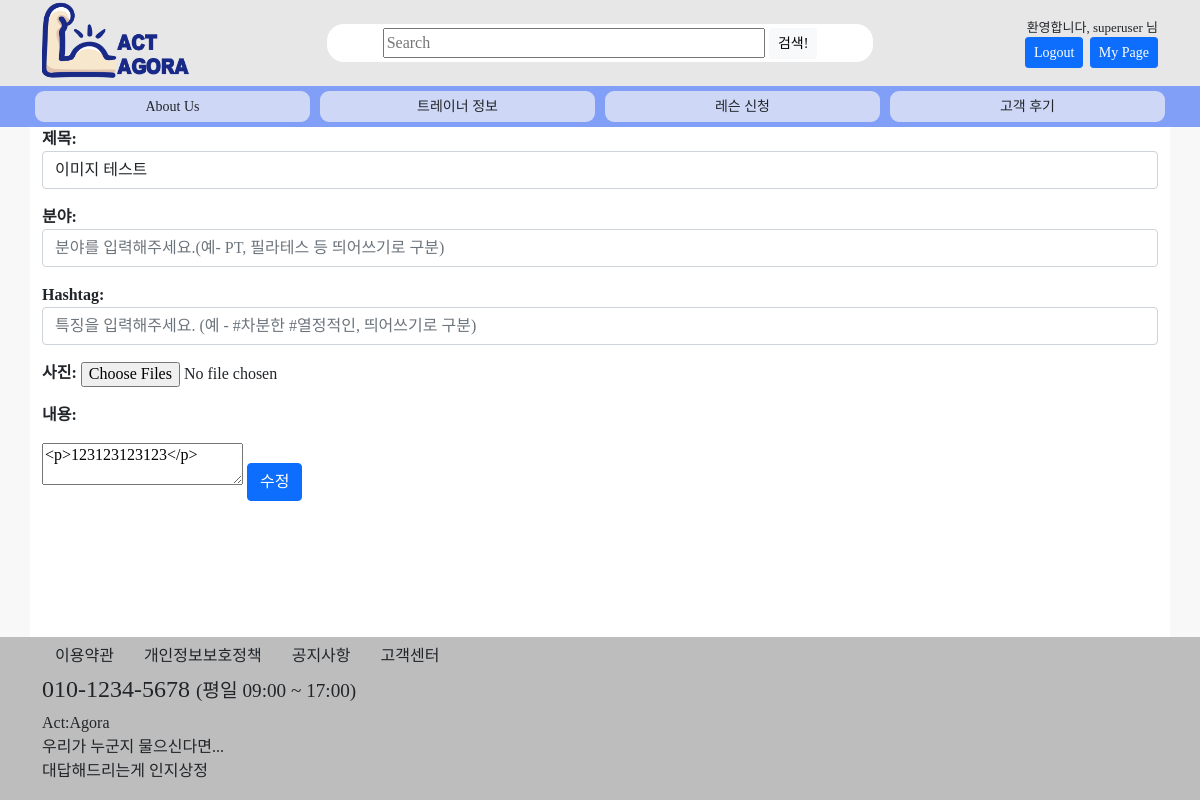
Page /review/33/update (signed in) on the committed database.
### accounts/models.py (models this page shows, shortened)
class User(AbstractBaseUser, PermissionsMixin):
    objects = UserManager()
    user_id = models.CharField(max_length=17, verbose_name="아이디", unique=True)
    password = models.CharField(max_length=256, verbose_name="비밀번호")
    email = models.EmailField(max_length=128, verbose_name="이메일", null=True, unique=True)
    hp = models.IntegerField(verbose_name="핸드폰번호", null=True, unique=True)
    name = models.CharField(max_length=8, verbose_name="이름", null=True)
    level = models.CharField(choices=LEVEL_CHOICES, max_length=18, verbose_name="등급", default=3)
    auth = models.CharField(max_length=10, verbose_name="인증번호", null=True)
    date_joined = models.DateTimeField(auto_now_add=True, verbose_name='가입일', null=True, blank=True)
    is_active = models.BooleanField(default=True)
    is_admin = models.BooleanField(default=False)
    is_staff = models.BooleanField(default=False)
    is_superuser = models.BooleanField(default=False)
    USERNAME_FIELD = 'user_id'
    REQUIRED_FIELDS = ['email']
    class Meta:
        db_table = "회원목록"
        verbose_name = "사용자"
        verbose_name_plural = "사용자"

### review/models.py (models this page shows, shortened)
class Review(models.Model):
    writer = models.ForeignKey(settings.AUTH_USER_MODEL, null=True, blank=True, on_delete=models.SET_NULL, verbose_name='작성자')
    trainer = models.ForeignKey(Trainer, null=True, blank=True, on_delete=models.SET_NULL, verbose_name='트레이너')
    date = models.DateTimeField(auto_now_add=True, blank=False, verbose_name='작성일')
    genretext = models.CharField(max_length=200, null=True, blank=True)
    genre = models.ManyToManyField(Genre, blank=True, verbose_name='장르')
    tagtext = models.CharField(max_length=200, null=True, blank=True)
    hashtag = models.ManyToManyField(Hashtag, blank=True)
    title = models.CharField(max_length=100, null=True)
    content = models.TextField(null=True, blank=True)
    class Meta:
        db_table = '리뷰'
        verbose_name = '리뷰'
        verbose_name_plural = '리뷰'

### accounts/decorators.py (the view)
    def wrap(request, *args, **kwargs):
        if not request.user.is_authenticated:
            messages.info(request, "로그인한 사용자만 이용할 수 있습니다.")
            return redirect(settings.LOGIN_URL)
        return function(request, *args, **kwargs)

### review/forms.py
class ReviewNewForm(forms.ModelForm):
    def __init__(self, *args, **kwargs):
        super(ReviewNewForm, self).__init__(*args, **kwargs)
        self.fields['title'].label = '제목'
        self.fields['title'].widget.attrs.update({
            'placeholder': '제목을 입력해주세요.',
            'class': 'form-control',
            'autofocus': True,
        })
        self.fields['genretext'].label = '분야'
        self.fields['genretext'].widget.attrs.update({
            'placeholder': '분야를 입력해주세요.(예- PT, 필라테스 등 띄어쓰기로 구분)',
            'class': 'form-control',
        })
        self.fields['tagtext'].label = 'Hashtag'
        self.fields['tagtext'].widget.attrs.update({
            'placeholder': '특징을 입력해주세요. (예 - #차분한 #열정적인, 띄어쓰기로 구분)',
            'class': 'form-control',
        })
    class Meta:
        model = Review
        fields = ['writer', 'trainer', 'title', 'genretext', 'tagtext', 'content']

class ImageUploadForm(forms.ModelForm):
    class Meta:
        model = Photo
        fields = ['image']
        widgets = {
            'image': forms.ClearableFileInput(attrs={'multiple': True}),
        }

### templates/review/review_new.html (shortened to what this page needs)
{% extends 'base.html' %}
{% block header %}
{% load static %}
<link href="https://cdn.jsdelivr.net/npm/summernote@0.8.18/dist/summernote-lite.css" rel="stylesheet">
{% endblock %}
{% block contents %}
<form method="POST" action="" enctype="multipart/form-data" >
    <p><strong>제목: </strong>{{ form.title }}</p>
    <p><strong>분야: </strong>{{ form.genretext }}</p>
    <p><strong>Hashtag: </strong>{{ form.tagtext }}</p>
    <p><strong>사진: </strong>{{ imgform.image }}</p>
    <p><strong>내용:</strong></p>
    <textarea id="summernote" name="content">{% if update %}{{ form.content.value | safe }}{% endif %}</textarea>
    {% if update %}
    <button id="write" type="submit" class="btn btn-primary">수정</button>
    {% else %}
    <button id="write" class="btn btn-primary" type="submit">등록</button>
    {% endif %}
</form>
{% endblock %}

### templates/base.html (shortened to what this page needs)
<html>
{% load static %}
    <head>
        <link rel="stylesheet" href="{% static 'css/bootstrap.css' %}" />
        <link rel="stylesheet" type="text/css" href="{% static 'css/normalize.css' %}" />
        <link rel="stylesheet" type="text/css" href="{% static 'css/styles.css' %}?ver=15" />
        {% block header %}{% endblock %}
    </head>
    <body>
    {% load has_group %}
        <div class="container-fluid" style="background-color: #E7E7E7">
            <div class="container">
                <div class="row">
                    <div id="top-logo" class="col-4 col-md-3">
                        <a href="{% url 'index' %}"><img class="img-fluid" src="{% static 'img/main-logo.png' %}" style="vertical-align: middle; max-height: 80px"></a>
                    </div>
                    <div id="top-userinfo" class="col-8 col-md-3 order-md-2" align="right" style="margin: auto; font-size: 13px">
                        {% if user.is_authenticated %}
                            환영합니다, {{ user.get_username }} 님<br>
                            <a href="{% url 'accounts:logout' %}"><button class="btn btn-primary btn-sm">Logout</button></a>
                            &nbsp;<a href="{% url 'accounts:mypage' %}"><button class="btn btn-primary btn-sm">My Page</button></button></a>
                        {% else %}
                            <a  href="{% url 'accounts:login' %}?next={{ request.path }}"><button class="btn btn-primary btn-sm">Login</button></a>
                            &nbsp;<a href="{% url 'accounts:agreement' %}"><button class="btn btn-primary btn-sm">Sign Up</button></a>
                        {% endif %}
                    </div>
                    <div id="top-search" class="col-12 col-md-6 order-md-1">
                        <form class="form my-1 my-md-4" action="{% url 'search' %}" method="GET" style="border-radius: 17px; background-color: white; text-align: center">
                            <input class="form my-1" style="height: 30px; width: 70%; vertical-align: middle" type="text" placeholder="Search" aria-label="Search" name="b" value="{{b}}">
                            <input type="submit" value="검색!" class="btn btn-light btn-sm">
                        </form>
                    </div>
                </div>
            </div>
        </div>
        <div id="top-menu-bg" class="container-fluid">
            <div class="container">
                <div class="row">
                    <div class="top-menu-btn col-sm-3 col-3" align="center"><a href="{% url 'aboutus' %}"><button class="btn btn-sm">About Us</button></a></div>
                    <div class="top-menu-btn col-sm-3 col-3" align="center"><a href="{% url 'trainers' %}"><button class="btn btn-sm">트레이너 정보</button></a></div>
                    <div class="top-menu-btn col-sm-3 col-3" align="center"><a href="{% url 'lectures' %}"><button class="btn btn-sm">레슨 신청</button></a></div>
                    <div class="top-menu-btn col-sm-3 col-3" align="center"><a href="{% url 'review:reviews' %}"><button class="btn btn-sm">고객 후기</button></a></div>
                </div>
            </div>
        </div>
        <div class="container-fluid" style="background-color: #F8F8F8">
            <div class="container" style="background-color: white">
                <div class="row">
                    <div class="col-sm-12 col-12">
                        {% block contents %}{% endblock %}
                        <p>&nbsp;</p>
                        <p>&nbsp;</p>
                        <p>&nbsp;</p>
                    </div>
                </div>
            </div>
        </div>
        <div class="container-fluid">
            <div class="container">
                <div class="row">
                    <div class="col-12">
                        <button class="btn">이용약관</button> <button class="btn">개인정보보호정책</button> <button class="btn">공지사항</button> <button class="btn">고객센터</button>
                    </div>
                    <div class="col-12">
                        <h4>010-1234-5678 <small>(평일 09:00 ~ 17:00)</small></h4>
                    </div>
                    <div class="col-12">
                        Act:Agora<br>
                        우리가 누군지 물으신다면...<br>
                        대답해드리는게 인지상정
                    </div>
                </div>
            </div>
        </div>
    </body>
</html>

### static/css/styles.css (style rules this page uses)
body { font-family: NotoSansKR; background-color: #BDBDBD; margin: 0; padding: 0; }
#top-menu-bg { background-color: #819FF7; }
.top-menu-btn { background-color: #CED8F6; border-radius: 14px; border:5px solid #819FF7; }
a:link { text-decoration: none; color: #151515; }
button { vertical-align: middle; }
input { vertical-align: middle; }

### rows in the picture
User: get_username "superuser"
Review: title "이미지 테스트", content "<p>123123123123</p>"
